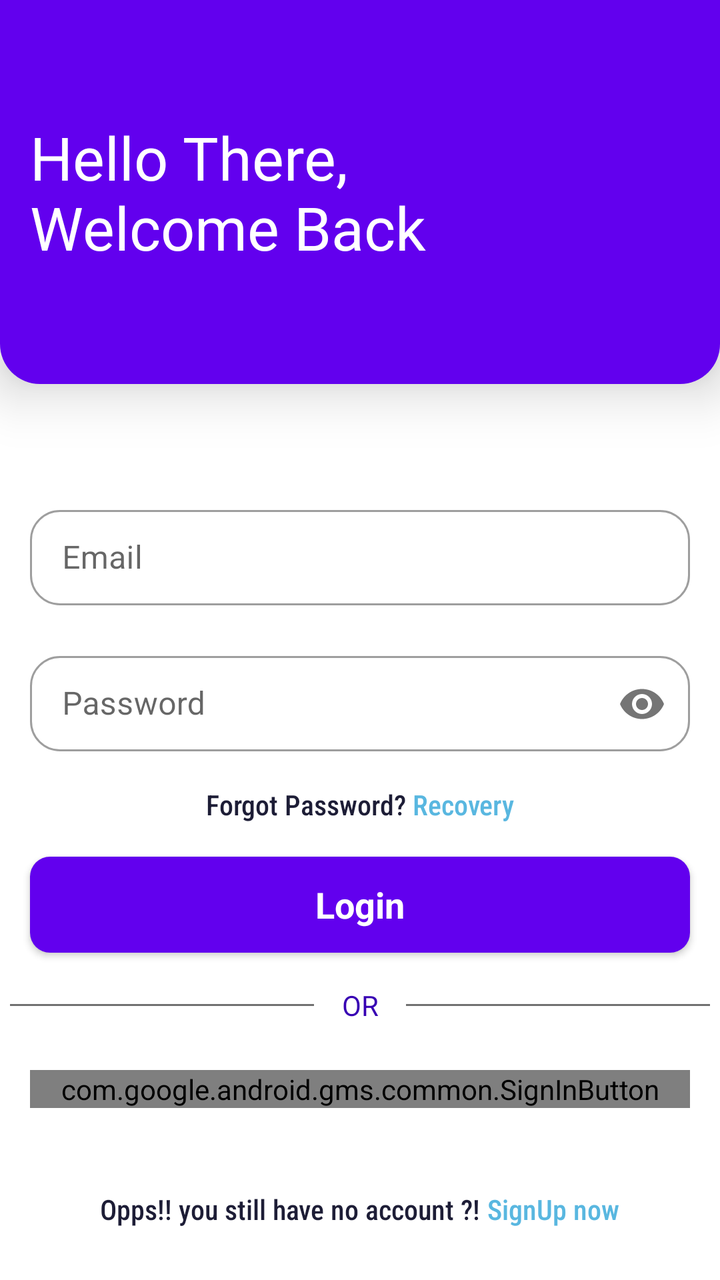
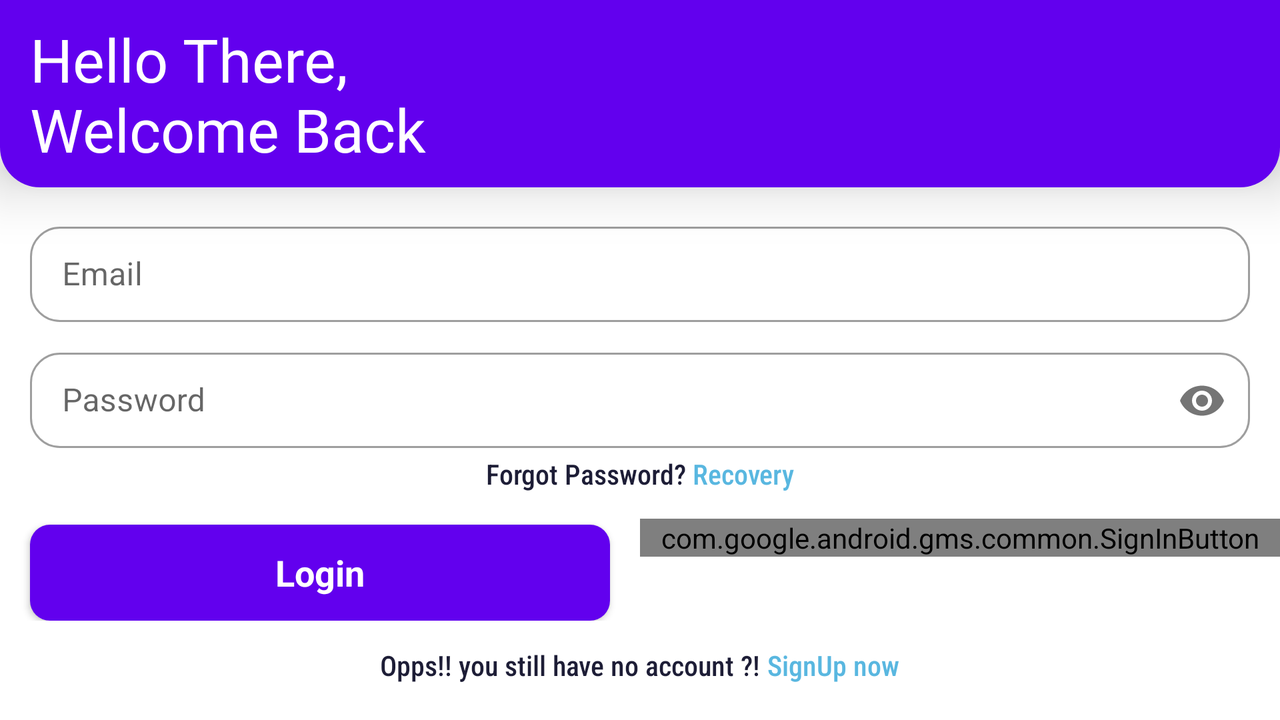

One screen, two layout resources from the same app: the default and the repository's alternative for another configuration. Each is rendered where Android would select it; the XML of both is given below.
<!-- AndroidManifest.xml: application theme Theme.Foundation -->
<!-- res/layout/activity_login.xml -->
<?xml version="1.0" encoding="utf-8"?>
<androidx.constraintlayout.widget.ConstraintLayout xmlns:android="http://schemas.android.com/apk/res/android"
    xmlns:app="http://schemas.android.com/apk/res-auto"
    xmlns:tools="http://schemas.android.com/tools"
    android:layout_width="match_parent"
    android:layout_height="match_parent"
    android:gravity="center"
    tools:context=".LoginActivity">

    <androidx.constraintlayout.widget.ConstraintLayout
        android:id="@+id/imageView3"
        android:layout_width="0dp"
        android:layout_height="0dp"
        android:background="@drawable/login_screen"
        android:elevation="16dp"
        app:layout_constraintBottom_toTopOf="@+id/guideline10"
        app:layout_constraintEnd_toEndOf="parent"
        app:layout_constraintStart_toStartOf="parent"
        app:layout_constraintTop_toTopOf="parent" >

        <TextView
            android:layout_width="0dp"
            android:layout_height="wrap_content"
            android:layout_margin="15dp"
            android:fontFamily="@font/bungee"
            android:textSize="30dp"
            android:text="Hello There,\nWelcome Back"
            android:textAppearance="@style/TextAppearance.AppCompat.Large"
            android:textColor="@color/white"
            app:layout_constraintBottom_toBottomOf="parent"
            app:layout_constraintEnd_toEndOf="parent"
            app:layout_constraintStart_toStartOf="parent"
            app:layout_constraintTop_toTopOf="parent" />
    </androidx.constraintlayout.widget.ConstraintLayout>

    <androidx.constraintlayout.widget.Guideline
        android:id="@+id/guideline10"
        android:layout_width="wrap_content"
        android:layout_height="wrap_content"
        android:orientation="horizontal"
        app:layout_constraintGuide_percent="0.3" />

    <com.google.android.material.textfield.TextInputLayout
        android:id="@+id/textInputLayout2"
        style="@style/Widget.MaterialComponents.TextInputLayout.OutlinedBox.Dense"
        android:layout_width="match_parent"
        android:layout_height="wrap_content"
        android:layout_marginStart="15dp"
        android:layout_marginEnd="15dp"
        android:hint="@string/email"
        app:boxCornerRadiusBottomEnd="15dp"
        app:boxCornerRadiusBottomStart="15dp"
        app:boxCornerRadiusTopEnd="15dp"
        app:boxCornerRadiusTopStart="15dp"
        app:layout_constraintEnd_toEndOf="parent"
        app:layout_constraintStart_toStartOf="parent"
        app:layout_constraintTop_toTopOf="@+id/guideline12">

        <com.google.android.material.textfield.TextInputEditText
            android:id="@+id/email_login"
            android:layout_width="match_parent"
            android:layout_height="wrap_content"
            android:drawableEnd="@drawable/ic_email"
            android:drawableRight="@drawable/ic_email"
            android:inputType="textEmailAddress" />
    </com.google.android.material.textfield.TextInputLayout>

    <com.google.android.material.textfield.TextInputLayout
        android:id="@+id/textInputLayout"
        style="@style/Widget.MaterialComponents.TextInputLayout.OutlinedBox.Dense"
        android:layout_width="match_parent"
        android:layout_height="wrap_content"
        android:layout_marginStart="15dp"
        android:layout_marginTop="20dp"
        android:layout_marginEnd="15dp"
        android:hint="@string/password"
        app:boxCornerRadiusBottomEnd="15dp"
        app:boxCornerRadiusBottomStart="15dp"
        app:boxCornerRadiusTopEnd="15dp"
        app:boxCornerRadiusTopStart="15dp"
        app:layout_constraintEnd_toEndOf="parent"
        app:layout_constraintStart_toStartOf="parent"
        app:layout_constraintTop_toBottomOf="@+id/textInputLayout2"
        app:passwordToggleEnabled="true">

        <com.google.android.material.textfield.TextInputEditText
            android:id="@+id/password_login"
            android:layout_width="match_parent"
            android:layout_height="wrap_content"
            android:inputType="textPassword" />
    </com.google.android.material.textfield.TextInputLayout>

    <LinearLayout
        android:id="@+id/linearLayout"
        android:layout_width="match_parent"
        android:layout_height="wrap_content"
        android:layout_gravity="center"
        android:gravity="center"
        android:orientation="horizontal"
        app:layout_constraintBottom_toTopOf="@+id/login_btn"
        app:layout_constraintTop_toBottomOf="@+id/textInputLayout">

        <TextView
            android:layout_width="wrap_content"
            android:layout_height="wrap_content"
            android:fontFamily="sans-serif-condensed-medium"
            android:text="@string/forgot_password"
            android:textColor="#1D1D36" />

        <TextView
            android:id="@+id/toreset"
            android:layout_width="wrap_content"
            android:layout_height="match_parent"
            android:fontFamily="sans-serif-condensed-medium"
            android:text="@string/recovery"
            android:textColor="#59b7e0" />
    </LinearLayout>

    <Button
        android:id="@+id/login_btn"
        android:layout_width="match_parent"
        android:layout_height="wrap_content"
        android:layout_marginStart="15dp"
        android:layout_marginEnd="15dp"
        android:background="@drawable/custom_button"
        android:text="Login"
        android:textAppearance="@style/TextAppearance.AppCompat.Medium"
        android:textStyle="bold"
        app:layout_constraintBottom_toTopOf="@+id/textView3"
        app:layout_constraintEnd_toEndOf="parent"
        app:layout_constraintHorizontal_bias="0.5"
        app:layout_constraintStart_toStartOf="parent"
        app:layout_constraintTop_toBottomOf="@+id/linearLayout" />

    <androidx.constraintlayout.widget.Guideline
        android:id="@+id/guideline12"
        android:layout_width="wrap_content"
        android:layout_height="wrap_content"
        android:orientation="horizontal"
        app:layout_constraintGuide_percent="0.39" />

    <View
        android:id="@+id/v"
        android:layout_width="0dp"
        android:layout_height="1dp"
        android:layout_margin="5dp"
        android:background="#717171"
        app:layout_constraintBottom_toTopOf="@+id/guideline8"
        app:layout_constraintEnd_toStartOf="@+id/guideline6"
        app:layout_constraintStart_toStartOf="parent"
        app:layout_constraintTop_toTopOf="@+id/guideline5" />

    <View
        android:id="@+id/vv"
        android:layout_width="0dp"
        android:layout_height="1dp"
        android:layout_margin="5dp"
        android:background="#717171"
        app:layout_constraintBottom_toTopOf="@+id/guideline8"
        app:layout_constraintEnd_toEndOf="parent"
        app:layout_constraintStart_toStartOf="@+id/guideline7"
        app:layout_constraintTop_toTopOf="@+id/guideline5" />

    <androidx.constraintlayout.widget.Guideline
        android:id="@+id/guideline5"
        android:layout_width="wrap_content"
        android:layout_height="wrap_content"
        android:orientation="horizontal"
        app:layout_constraintGuide_percent="0.76" />

    <androidx.constraintlayout.widget.Guideline
        android:id="@+id/guideline6"
        android:layout_width="wrap_content"
        android:layout_height="wrap_content"
        android:orientation="vertical"
        app:layout_constraintGuide_percent="0.45" />

    <androidx.constraintlayout.widget.Guideline
        android:id="@+id/guideline7"
        android:layout_width="wrap_content"
        android:layout_height="wrap_content"
        android:orientation="vertical"
        app:layout_constraintGuide_percent="0.55" />

    <TextView
        android:id="@+id/textView3"
        android:layout_width="wrap_content"
        android:layout_height="wrap_content"
        android:text="OR"
        android:textColor="#3700B3"
        app:layout_constraintBottom_toTopOf="@+id/guideline8"
        app:layout_constraintEnd_toStartOf="@+id/guideline7"
        app:layout_constraintStart_toStartOf="@+id/guideline6"
        app:layout_constraintTop_toTopOf="@+id/guideline5" />

    <androidx.constraintlayout.widget.Guideline
        android:id="@+id/guideline8"
        android:layout_width="wrap_content"
        android:layout_height="wrap_content"
        android:orientation="horizontal"
        app:layout_constraintGuide_percent="0.81" />

    <com.google.android.gms.common.SignInButton
        android:id="@+id/googleLoginBtn"
        android:layout_width="match_parent"
        android:layout_height="wrap_content"
        android:layout_margin="15dp"
        android:layout_marginStart="15dp"
        android:layout_marginEnd="15dp"
        app:layout_constraintBottom_toTopOf="@+id/linearLayout2"
        app:layout_constraintEnd_toEndOf="parent"
        app:layout_constraintHorizontal_bias="0.5"
        app:layout_constraintStart_toStartOf="parent"
        app:layout_constraintTop_toBottomOf="@+id/textView3" />


    <LinearLayout
        android:id="@+id/linearLayout2"
        android:layout_width="match_parent"
        android:layout_height="wrap_content"
        android:layout_margin="18dp"
        android:gravity="center"
        android:orientation="horizontal"
        app:layout_constraintBottom_toBottomOf="parent"
        app:layout_constraintEnd_toEndOf="parent"
        app:layout_constraintStart_toStartOf="parent"
        app:layout_constraintTop_toBottomOf="@+id/googleLoginBtn">

        <TextView
            android:layout_width="wrap_content"
            android:layout_height="wrap_content"
            android:fontFamily="sans-serif-condensed-medium"
            android:text="Opps!! you still have no account ?!"
            android:textColor="#1D1D36" />


        <TextView
            android:id="@+id/toReg"
            android:layout_width="wrap_content"
            android:layout_height="wrap_content"
            android:fontFamily="sans-serif-condensed-medium"
            android:text=" SignUp now"
            android:textColor="#59b7e0" />
    </LinearLayout>
</androidx.constraintlayout.widget.ConstraintLayout>
<!-- resources referenced by this layout -->
<resources>
  <color name="white">#FFFFFFFF</color>
  <!-- drawable custom_button (drawable) -->
  <?xml version="1.0" encoding="utf-8"?>
  <shape xmlns:android="http://schemas.android.com/apk/res/android"
      android:shape="rectangle">
      <solid android:color="@color/Accent"/>
      <corners android:radius="10dp"/>
  </shape>
  <!-- drawable login_screen (drawable) -->
  <?xml version="1.0" encoding="utf-8"?>
  <shape xmlns:android="http://schemas.android.com/apk/res/android">
  <corners
      android:bottomRightRadius="20dp"
      android:bottomLeftRadius="20dp"/>
      <solid
          android:color="@color/purple_500"
          />
  </shape>
  <string name="email">Email</string>
  <string name="forgot_password">Forgot Password?" "</string>
  <string name="password">Password</string>
  <string name="recovery">Recovery</string>
  <style name="Theme.Foundation" parent="Theme.MaterialComponents.Light.NoActionBar">
          
          <item name="colorPrimary">@color/purple_500</item>
          <item name="colorPrimaryVariant">@color/purple_700</item>
          <item name="colorOnPrimary">@color/white</item>
          
  
  
  
          
          <item name="android:statusBarColor" tools:targetApi="l">?attr/colorPrimaryVariant</item>
          
          <item name="android:windowFullscreen">false</item>
      </style>
  <color name="Accent">#E040FB</color>
  <color name="purple_500">#FF6200EE</color>
  <color name="purple_700">#FF3700B3</color>
</resources>
<!-- res/layout-land/activity_login.xml (the repository's variant of the layout above) -->
<!-- drawn on the phone turned sideways -->
<?xml version="1.0" encoding="utf-8"?>
<androidx.constraintlayout.widget.ConstraintLayout xmlns:android="http://schemas.android.com/apk/res/android"
    xmlns:app="http://schemas.android.com/apk/res-auto"
    xmlns:tools="http://schemas.android.com/tools"
    android:layout_width="match_parent"
    android:layout_height="match_parent"
    android:gravity="center"
    tools:context=".LoginActivity">

    <androidx.constraintlayout.widget.ConstraintLayout
        android:id="@+id/imageView3"
        android:layout_width="0dp"
        android:layout_height="0dp"
        android:background="@drawable/login_screen"
        android:elevation="16dp"
        app:layout_constraintBottom_toTopOf="@+id/guideline10"
        app:layout_constraintEnd_toEndOf="parent"
        app:layout_constraintStart_toStartOf="parent"
        app:layout_constraintTop_toTopOf="parent" >

        <TextView
            android:layout_width="0dp"
            android:layout_height="wrap_content"
            android:layout_margin="15dp"
            android:fontFamily="@font/bungee"
            android:textSize="30dp"
            android:text="Hello There,\nWelcome Back"
            android:textAppearance="@style/TextAppearance.AppCompat.Large"
            android:textColor="@color/white"
            app:layout_constraintBottom_toBottomOf="parent"
            app:layout_constraintEnd_toEndOf="parent"
            app:layout_constraintStart_toStartOf="parent"
            app:layout_constraintTop_toTopOf="parent" />
    </androidx.constraintlayout.widget.ConstraintLayout>

    <androidx.constraintlayout.widget.Guideline
        android:id="@+id/guideline10"
        android:layout_width="wrap_content"
        android:layout_height="wrap_content"
        android:orientation="horizontal"
        app:layout_constraintGuide_percent="0.26" />

    <com.google.android.material.textfield.TextInputLayout
        android:id="@+id/textInputLayout2"
        style="@style/Widget.MaterialComponents.TextInputLayout.OutlinedBox.Dense"
        android:layout_width="match_parent"
        android:layout_height="wrap_content"
        android:layout_marginStart="15dp"
        android:layout_marginEnd="15dp"
        android:hint="@string/email"
        app:boxCornerRadiusBottomEnd="15dp"
        app:boxCornerRadiusBottomStart="15dp"
        app:boxCornerRadiusTopEnd="15dp"
        app:boxCornerRadiusTopStart="15dp"
        app:layout_constraintEnd_toEndOf="parent"
        app:layout_constraintStart_toStartOf="parent"
        app:layout_constraintTop_toTopOf="@+id/guideline12">

        <com.google.android.material.textfield.TextInputEditText
            android:id="@+id/email_login"
            android:layout_width="match_parent"
            android:layout_height="wrap_content"
            android:drawableEnd="@drawable/ic_email"
            android:drawableRight="@drawable/ic_email"
            android:inputType="textEmailAddress" />
    </com.google.android.material.textfield.TextInputLayout>

    <com.google.android.material.textfield.TextInputLayout
        android:id="@+id/textInputLayout"
        style="@style/Widget.MaterialComponents.TextInputLayout.OutlinedBox.Dense"
        android:layout_width="match_parent"
        android:layout_height="wrap_content"
        android:layout_marginStart="15dp"
        android:layout_marginTop="10dp"
        android:layout_marginEnd="15dp"
        android:hint="@string/password"
        app:boxCornerRadiusBottomEnd="15dp"
        app:boxCornerRadiusBottomStart="15dp"
        app:boxCornerRadiusTopEnd="15dp"
        app:boxCornerRadiusTopStart="15dp"
        app:layout_constraintEnd_toEndOf="parent"
        app:layout_constraintStart_toStartOf="parent"
        app:layout_constraintTop_toBottomOf="@+id/textInputLayout2"
        app:passwordToggleEnabled="true">

        <com.google.android.material.textfield.TextInputEditText
            android:id="@+id/password_login"
            android:layout_width="match_parent"
            android:layout_height="wrap_content"
            android:inputType="textPassword" />
    </com.google.android.material.textfield.TextInputLayout>

    <LinearLayout
        android:id="@+id/linearLayout"
        android:layout_width="match_parent"
        android:layout_height="wrap_content"
        android:layout_gravity="center"
        android:layout_marginTop="3dp"
        android:gravity="center"
        android:orientation="horizontal"
        app:layout_constraintBottom_toTopOf="@+id/login_btn"
        app:layout_constraintTop_toBottomOf="@+id/textInputLayout">

        <TextView
            android:layout_width="wrap_content"
            android:layout_height="wrap_content"
            android:fontFamily="sans-serif-condensed-medium"
            android:text="@string/forgot_password"
            android:textColor="#1D1D36" />

        <TextView
            android:id="@+id/toreset"
            android:layout_width="wrap_content"
            android:layout_height="match_parent"
            android:fontFamily="sans-serif-condensed-medium"
            android:text="@string/recovery"
            android:textColor="#59b7e0" />
    </LinearLayout>

    <LinearLayout
        android:id="@+id/lin"
        android:layout_width="match_parent"
        android:layout_height="wrap_content"
        android:weightSum="2"
        app:layout_constraintBottom_toTopOf="@+id/linearLayout2"
        app:layout_constraintEnd_toEndOf="parent"
        app:layout_constraintHorizontal_bias="0.5"
        app:layout_constraintStart_toStartOf="parent"
        app:layout_constraintTop_toBottomOf="@+id/linearLayout">

        <Button
            android:id="@+id/login_btn"
            android:layout_width="match_parent"
            android:layout_height="wrap_content"
            android:layout_marginStart="15dp"
            android:layout_marginTop="3dp"
            android:layout_marginEnd="15dp"
            android:layout_weight="1"
            android:background="@drawable/custom_button"
            android:text="Login"
            android:textAppearance="@style/TextAppearance.AppCompat.Medium"
            android:textStyle="bold" />

        <com.google.android.gms.common.SignInButton
            android:id="@+id/googleLoginBtn"
            android:layout_width="match_parent"
            android:layout_height="wrap_content"
            android:layout_weight="1" />
    </LinearLayout>

    <androidx.constraintlayout.widget.Guideline
        android:id="@+id/guideline12"
        android:layout_width="wrap_content"
        android:layout_height="wrap_content"
        android:orientation="horizontal"
        app:layout_constraintGuide_percent="0.3" />


    <LinearLayout
        android:id="@+id/linearLayout2"
        android:layout_width="match_parent"
        android:layout_height="wrap_content"
        android:layout_margin="18dp"
        android:gravity="center"
        android:orientation="horizontal"
        app:layout_constraintBottom_toBottomOf="parent"
        app:layout_constraintEnd_toEndOf="parent"
        app:layout_constraintStart_toStartOf="parent"
        app:layout_constraintTop_toBottomOf="@+id/googleLoginBtn">

        <TextView
            android:layout_width="wrap_content"
            android:layout_height="wrap_content"
            android:fontFamily="sans-serif-condensed-medium"
            android:text="Opps!! you still have no account ?!"
            android:textColor="#1D1D36" />


        <TextView
            android:id="@+id/toReg"
            android:layout_width="wrap_content"
            android:layout_height="wrap_content"
            android:fontFamily="sans-serif-condensed-medium"
            android:text=" SignUp now"
            android:textColor="#59b7e0" />
    </LinearLayout>
</androidx.constraintlayout.widget.ConstraintLayout>
